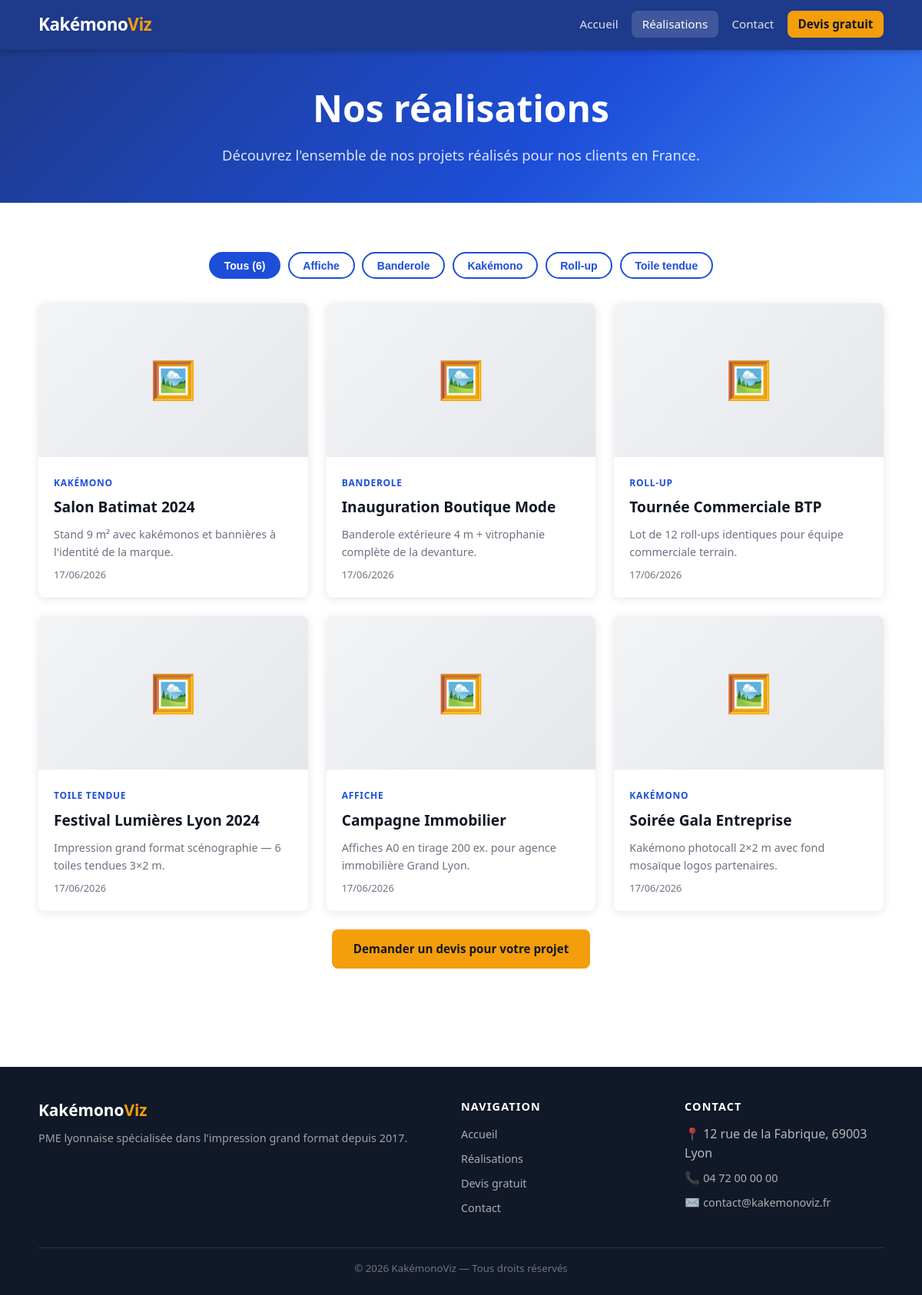
Screenshot of /portfolio.php with the database file from the repository.
### tables this page shows
CREATE TABLE IF NOT EXISTS portfolio (
    id          INT          UNSIGNED AUTO_INCREMENT PRIMARY KEY,
    titre       VARCHAR(150) NOT NULL,
    description TEXT,
    image       VARCHAR(255) NOT NULL,
    categorie   VARCHAR(80)  NOT NULL,
    cree_le     TIMESTAMP    NOT NULL DEFAULT CURRENT_TIMESTAMP
);

### fonctions.php (called while the page is built, shortened)
<?php
function get_portfolio(?int $limite = null): array {
    $pdo = getConnexion();
    $sql = 'SELECT * FROM portfolio ORDER BY cree_le DESC';
    return $pdo->query($sql)->fetchAll();
}

### portfolio.php (the view, shortened to what this page needs)
<?php
require_once 'fonctions.php';
$realisations = get_portfolio();
$categories = array_unique(array_column($realisations, 'categorie'));
sort($categories);
?>
<!DOCTYPE html>
<html lang="fr">
<head>
    <link rel="stylesheet" href="style.css">
</head>
<body>
<nav class="navbar">
    <div class="container">
        <a href="index.php" class="navbar-brand">Kakémono<span>Viz</span></a>
        <ul class="navbar-nav" id="navMenu">
            <li><a href="index.php">Accueil</a></li>
            <li><a href="portfolio.php" class="active">Réalisations</a></li>
            <li><a href="contact.php">Contact</a></li>
            <li><a href="devis.php" class="btn-nav">Devis gratuit</a></li>
        </ul>
    </div>
</nav>
<header class="hero" style="padding:3rem 0;">
    <div class="container">
        <h1>Nos réalisations</h1>
        <p>Découvrez l'ensemble de nos projets réalisés pour nos clients en France.</p>
    </div>
</header>
<section class="section">
    <div class="container">
        <?php if (!empty($categories)): ?>
        <div class="filter-bar">
            <button class="filter-btn active" data-cat="tous">Tous (<?= count($realisations) ?>)</button>
            <?php foreach ($categories as $cat): ?>
            <button class="filter-btn" data-cat="<?= htmlspecialchars($cat, ENT_QUOTES, 'UTF-8') ?>">
                <?= htmlspecialchars($cat, ENT_QUOTES, 'UTF-8') ?>
            </button>
            <?php endforeach; ?>
        </div>
        <?php endif; ?>
        <?php if (empty($realisations)): ?>
            <div class="alert alert-info">Aucune réalisation pour le moment. Revenez bientôt !</div>
        <?php else: ?>
        <div class="grid-3" id="portfolioGrid">
            <?php foreach ($realisations as $item): ?>
            <div class="card portfolio-item" data-cat="<?= htmlspecialchars($item['categorie'], ENT_QUOTES, 'UTF-8') ?>">
                <?php
                $img_path = 'uploads/' . htmlspecialchars($item['image'], ENT_QUOTES, 'UTF-8');
                if ($item['image'] && file_exists($img_path)):
                ?>
                    <img src="<?= $img_path ?>" alt="<?= htmlspecialchars($item['titre'], ENT_QUOTES, 'UTF-8') ?>" class="card-img">
                <?php else: ?>
                    <div class="card-img-placeholder">🖼️</div>
                <?php endif; ?>
                <div class="card-body">
                    <span class="card-cat"><?= htmlspecialchars($item['categorie'], ENT_QUOTES, 'UTF-8') ?></span>
                    <h3><?= htmlspecialchars($item['titre'], ENT_QUOTES, 'UTF-8') ?></h3>
                    <?php if ($item['description']): ?>
                    <p><?= htmlspecialchars($item['description'], ENT_QUOTES, 'UTF-8') ?></p>
                    <?php endif; ?>
                    <p class="mt-1" style="font-size:.8rem;color:var(--gris-mid);">
                        <?= date('d/m/Y', strtotime($item['cree_le'])) ?>
                    </p>
                </div>
            </div>
            <?php endforeach; ?>
        </div>
        <?php endif; ?>
        <div class="text-center mt-3">
            <a href="devis.php" class="btn btn-primary">Demander un devis pour votre projet</a>
        </div>
    </div>
</section>
<footer>
    <div class="container">
        <div class="footer-grid">
            <div>
                <div class="footer-brand">Kakémono<span>Viz</span></div>
                <p>PME lyonnaise spécialisée dans l'impression grand format depuis 2017.</p>
            </div>
            <div>
                <h4>Navigation</h4>
                <ul class="footer-links">
                    <li><a href="index.php">Accueil</a></li>
                    <li><a href="portfolio.php">Réalisations</a></li>
                    <li><a href="devis.php">Devis gratuit</a></li>
                    <li><a href="contact.php">Contact</a></li>
                </ul>
            </div>
            <div>
                <h4>Contact</h4>
                <ul class="footer-links">
                    <li>📍 12 rue de la Fabrique, 69003 Lyon</li>
                    <li>📞 <a href="tel:0472000000">04 72 00 00 00</a></li>
                    <li>✉️ <a href="mailto:contact@kakemonoviz.fr">contact@kakemonoviz.fr</a></li>
                </ul>
            </div>
        </div>
        <div class="footer-bottom">&copy; <?= date('Y') ?> KakémonoViz — Tous droits réservés</div>
    </div>
</footer>
</body>
</html>

### style.css (style rules this page uses)
:root { --bleu: #1D4ED8; --bleu-fonce:#1E3A8A; --ambre: #F59E0B; --ambre-clair:#FEF3C7; --gris-dark: #111827; --gris-mid: #6B7280; --gris-light:#F3F4F6; --blanc: #FFFFFF; --rouge: #DC2626; --vert: #16A34A; --radius: 8px; --shadow: 0 2px 12px rgba(0,0,0,.10); }
*, *::before, *::after { box-sizing: border-box; margin: 0; padding: 0; }
html { scroll-behavior: smooth; }
body { font-family: 'Segoe UI', system-ui, -apple-system, sans-serif; color: var(--gris-dark); background: var(--blanc); line-height: 1.6; }
a { color: var(--bleu); text-decoration: none; }
h1 { font-size: clamp(1.8rem, 4vw, 3rem); font-weight: 800; line-height: 1.15; }
h3 { font-size: 1.2rem; font-weight: 600; }
p { color: var(--gris-mid); }
.container { max-width: 1140px; margin: 0 auto; padding: 0 1.25rem; }
.section { padding: 4rem 0; }
.text-center { text-align: center; }
.mt-1 { margin-top: .5rem; }
.mt-3 { margin-top: 1.5rem; }
.navbar { background: var(--bleu-fonce); padding: .9rem 0; position: sticky; top: 0; z-index: 100; box-shadow: 0 2px 8px rgba(0,0,0,.25); }
.navbar .container { display: flex; align-items: center; justify-content: space-between; gap: 1rem; }
.navbar-brand { color: var(--blanc); font-size: 1.4rem; font-weight: 800; letter-spacing: -.02em; white-space: nowrap; }
.navbar-brand span { color: var(--ambre); }
.navbar-nav { display: flex; list-style: none; gap: .25rem; flex-wrap: wrap; }
.navbar-nav a { color: rgba(255,255,255,.85); padding: .45rem .85rem; border-radius: var(--radius); font-size: .95rem; transition: background .2s, color .2s; }
.navbar-nav a:hover, .navbar-nav a.active { background: rgba(255,255,255,.15); color: var(--blanc); text-decoration: none; }
.navbar-nav a.btn-nav { background: var(--ambre); color: var(--gris-dark); font-weight: 700; }
.hero { background: linear-gradient(135deg, var(--bleu-fonce) 0%, var(--bleu) 60%, #3B82F6 100%); color: var(--blanc); padding: 5rem 0 4rem; text-align: center; }
.hero p { color: rgba(255,255,255,.85); font-size: 1.15rem; max-width: 640px; margin: 1.2rem auto 0; }
.btn { display: inline-flex; align-items: center; gap: .4rem; padding: .7rem 1.6rem; border-radius: var(--radius); font-size: .95rem; font-weight: 600; cursor: pointer; border: 2px solid transparent; transition: all .2s; text-decoration: none; }
.btn-primary { background: var(--ambre); color: var(--gris-dark); }
.grid-3 { display: grid; grid-template-columns: repeat(auto-fill, minmax(300px, 1fr)); gap: 1.5rem; }
.card { background: var(--blanc); border-radius: var(--radius); box-shadow: var(--shadow); overflow: hidden; transition: transform .25s, box-shadow .25s; }
.card-img-placeholder { width: 100%; height: 200px; background: linear-gradient(135deg, var(--gris-light), #E5E7EB); display: flex; align-items: center; justify-content: center; font-size: 3rem; }
.card-body { padding: 1.25rem; }
.card-cat { font-size: .75rem; font-weight: 700; color: var(--bleu); text-transform: uppercase; letter-spacing: .06em; }
.card-body h3 { margin: .3rem 0 .5rem; color: var(--gris-dark); }
.card-body p { font-size: .9rem; }
.filter-bar { display: flex; gap: .6rem; flex-wrap: wrap; margin-bottom: 2rem; justify-content: center; }
.filter-btn { padding: .45rem 1.1rem; border-radius: 999px; border: 2px solid var(--bleu); background: transparent; color: var(--bleu); font-weight: 600; font-size: .88rem; cursor: pointer; transition: all .2s; }
.filter-btn:hover, .filter-btn.active { background: var(--bleu); color: var(--blanc); }
footer { background: var(--gris-dark); color: rgba(255,255,255,.7); padding: 2.5rem 0 1.5rem; margin-top: 4rem; }
.footer-grid { display: grid; grid-template-columns: 2fr 1fr 1fr; gap: 2rem; margin-bottom: 2rem; }
.footer-brand { font-size: 1.3rem; font-weight: 800; color: var(--blanc); }
.footer-brand span { color: var(--ambre); }
.footer-grid p { color: rgba(255,255,255,.6); font-size: .9rem; margin-top: .5rem; }
.footer-grid h4 { color: var(--blanc); font-size: .9rem; text-transform: uppercase; letter-spacing: .08em; margin-bottom: .75rem; }
.footer-links { list-style: none; }
.footer-links li { margin-bottom: .4rem; }
.footer-links a { color: rgba(255,255,255,.65); font-size: .9rem; transition: color .2s; }
.footer-bottom { border-top: 1px solid rgba(255,255,255,.1); padding-top: 1rem; text-align: center; font-size: .83rem; color: rgba(255,255,255,.4); }

### rows the page displays
portfolio: categorie "KAKÉMONO", titre "Salon Batimat 2024", description "Stand 9 m² avec kakémonos et bannières à l'identité de la marque.", cree_le "17/06/2026"
portfolio: categorie "BANDEROLE", titre "Inauguration Boutique Mode", description "Banderole extérieure 4 m + vitrophanie complète de la devanture.", cree_le "17/06/2026"
portfolio: categorie "ROLL-UP", titre "Tournée Commerciale BTP", description "Lot de 12 roll-ups identiques pour équipe commerciale terrain.", cree_le "17/06/2026"
portfolio: categorie "TOILE TENDUE", titre "Festival Lumières Lyon 2024", description "Impression grand format scénographie — 6 toiles tendues 3×2 m.", cree_le "17/06/2026"
portfolio: categorie "AFFICHE", titre "Campagne Immobilier", description "Affiches A0 en tirage 200 ex. pour agence immobilière Grand Lyon.", cree_le "17/06/2026"
portfolio: categorie "KAKÉMONO", titre "Soirée Gala Entreprise", description "Kakémono photocall 2×2 m avec fond mosaïque logos partenaires.", cree_le "17/06/2026"

### other values shown
count($realisations) "6"
$cat "Affiche"
$cat "Banderole"
$cat "Kakémono"
$cat "Roll-up"
$cat "Toile tendue"
